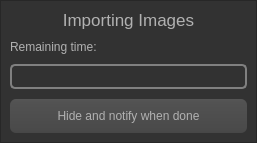
<?xml version="1.0" encoding="UTF-8"?>
<ui version="4.0">
 <class>Dialog</class>
 <widget class="QDialog" name="Dialog">
  <property name="windowModality">
   <enum>Qt::ApplicationModal</enum>
  </property>
  <property name="geometry">
   <rect>
    <x>0</x>
    <y>0</y>
    <width>257</width>
    <height>141</height>
   </rect>
  </property>
  <property name="focusPolicy">
   <enum>Qt::StrongFocus</enum>
  </property>
  <property name="windowTitle">
   <string>Import Settings</string>
  </property>
  <property name="styleSheet">
   <string notr="true">        QToolTip  
         {  
              border: 1px solid black;  
              background-color: #ffa02f;  
              padding: 1px;  
              border-radius: 3px;  
              opacity: 100;  
         }  
           
         QWidget  
         {  
             color: #b1b1b1;  
             background-color: #323232;  
         }  
           
         QWidget:item:hover  
         {  
             background-color:QLinearGradient( x1: 0, y1: 0, x2: 0, y2: 1, stop: 0 #ffa02f, stop: 1 #d7801a);  
             color: #000000;  
         }  
           
         QWidget:item:selected  
         {  
             background-color: QLinearGradient( x1: 0, y1: 0, x2: 0, y2: 1, stop: 0 #ffa02f, stop: 1 #d7801a);  
         }  
           
         QMenuBar::item  
         {  
             background: transparent;  
         }  
           
         QMenuBar::item:selected  
         {  
             background: transparent;  
             border: 1px solid #ffaa00;  
         }  
           
         QMenuBar::item:pressed  
         {  
             background: #444;  
             border: 1px solid #000;  
             background-color: QLinearGradient(  
                 x1:0, y1:0,  
                 x2:0, y2:1,  
                 stop:1 #212121,  
                 stop:0.4 #343434/*,  
                 stop:0.2 #343434,  
                 stop:0.1 #ffaa00*/  
             );  
             margin-bottom:-1px;  
             padding-bottom:1px;  
         }  
           
         QMenu  
         {  
             border: 1px solid #000;  
         }  
           
         QMenu::item  
         {  
             padding: 2px 20px 2px 20px;  
         }  
           
         QMenu::item:selected  
         {  
             color: #000000;  
         }  
           
         QWidget:disabled  
         {  
             color: #404040;  
             background-color: #323232;  
         }  
           
         QAbstractItemView  
         {  
             background-color: QLinearGradient( x1: 0, y1: 0, x2: 0, y2: 1, stop: 0 #4d4d4d, stop: 0.1 #646464, stop: 1 #5d5d5d);  
         }  
           
         QWidget:focus  
         {  
             /*border: 2px solid QLinearGradient( x1: 0, y1: 0, x2: 0, y2: 1, stop: 0 #ffa02f, stop: 1 #d7801a);*/  
         }  
           
         QLineEdit  
         {  
             background-color: QLinearGradient( x1: 0, y1: 0, x2: 0, y2: 1, stop: 0 #4d4d4d, stop: 0 #646464, stop: 1 #5d5d5d);  
             padding: 1px;  
             border-style: solid;  
             border: 1px solid #1e1e1e;  
             border-radius: 5;  
         }  
           
         QPushButton  
         {  
             color: #b1b1b1;  
             background-color: QLinearGradient( x1: 0, y1: 0, x2: 0, y2: 1, stop: 0 #565656, stop: 0.1 #525252, stop: 0.5 #4e4e4e, stop: 0.9 #4a4a4a, stop: 1 #464646);  
             border-width: 1px;  
             border-color: #1e1e1e;  
             border-style: solid;  
             border-radius: 6;  
             padding: 3px;  
             font-size: 12px;  
             padding-left: 5px;  
             padding-right: 5px;  
         }  
           
         QPushButton:pressed  
         {  
             background-color: QLinearGradient( x1: 0, y1: 0, x2: 0, y2: 1, stop: 0 #2d2d2d, stop: 0.1 #2b2b2b, stop: 0.5 #292929, stop: 0.9 #282828, stop: 1 #252525);  
         }  
           
         QComboBox  
         {  
             selection-background-color: #ffaa00;  
             background-color: QLinearGradient( x1: 0, y1: 0, x2: 0, y2: 1, stop: 0 #565656, stop: 0.1 #525252, stop: 0.5 #4e4e4e, stop: 0.9 #4a4a4a, stop: 1 #464646);  
             border-style: solid;  
             border: 1px solid #1e1e1e;  
             border-radius: 5;  
         }  
           
         QComboBox:hover,QPushButton:hover  
         {  
             border: 2px solid QLinearGradient( x1: 0, y1: 0, x2: 0, y2: 1, stop: 0 #ffa02f, stop: 1 #d7801a);  
         }  
           
           
         QComboBox:on  
         {  
             padding-top: 3px;  
             padding-left: 4px;  
             background-color: QLinearGradient( x1: 0, y1: 0, x2: 0, y2: 1, stop: 0 #2d2d2d, stop: 0.1 #2b2b2b, stop: 0.5 #292929, stop: 0.9 #282828, stop: 1 #252525);  
             selection-background-color: #ffaa00;  
         }  
           
         QComboBox QAbstractItemView  
         {  
             border: 2px solid darkgray;  
             selection-background-color: QLinearGradient( x1: 0, y1: 0, x2: 0, y2: 1, stop: 0 #ffa02f, stop: 1 #d7801a);  
         }  
           
         QComboBox::drop-down  
         {  
              subcontrol-origin: padding;  
              subcontrol-position: top right;  
              width: 15px;  
           
              border-left-width: 0px;  
              border-left-color: darkgray;  
              border-left-style: solid; /* just a single line */  
              border-top-right-radius: 3px; /* same radius as the QComboBox */  
              border-bottom-right-radius: 3px;  
          }  
           
         QComboBox::down-arrow  
         {  
              image: url(:/down_arrow.png);  
         }  
           
         QGroupBox:focus  
         {  
         border: 2px solid QLinearGradient( x1: 0, y1: 0, x2: 0, y2: 1, stop: 0 #ffa02f, stop: 1 #d7801a);  
         }  
           
         QTextEdit:focus  
         {  
             border: 2px solid QLinearGradient( x1: 0, y1: 0, x2: 0, y2: 1, stop: 0 #ffa02f, stop: 1 #d7801a);  
         }  
           
         QScrollBar:horizontal {  
              border: 1px solid #222222;  
              background: QLinearGradient( x1: 0, y1: 0, x2: 0, y2: 1, stop: 0.0 #121212, stop: 0.2 #282828, stop: 1 #484848);  
              height: 7px;  
              margin: 0px 16px 0 16px;  
         }  
           
         QScrollBar::handle:horizontal  
         {  
               background: QLinearGradient( x1: 0, y1: 0, x2: 1, y2: 0, stop: 0 #ffa02f, stop: 0.5 #d7801a, stop: 1 #ffa02f);  
               min-height: 20px;  
               border-radius: 2px;  
         }  
           
         QScrollBar::add-line:horizontal {  
               border: 1px solid #1b1b19;  
               border-radius: 2px;  
               background: QLinearGradient( x1: 0, y1: 0, x2: 1, y2: 0, stop: 0 #ffa02f, stop: 1 #d7801a);  
               width: 14px;  
               subcontrol-position: right;  
               subcontrol-origin: margin;  
         }  
           
         QScrollBar::sub-line:horizontal {  
               border: 1px solid #1b1b19;  
               border-radius: 2px;  
               background: QLinearGradient( x1: 0, y1: 0, x2: 1, y2: 0, stop: 0 #ffa02f, stop: 1 #d7801a);  
               width: 14px;  
              subcontrol-position: left;  
              subcontrol-origin: margin;  
         }  
           
         QScrollBar::right-arrow:horizontal, QScrollBar::left-arrow:horizontal  
         {  
               border: 1px solid black;  
               width: 1px;  
               height: 1px;  
               background: white;  
         }  
           
         QScrollBar::add-page:horizontal, QScrollBar::sub-page:horizontal  
         {  
               background: none;  
         }  
           
         QScrollBar:vertical  
         {  
               background: QLinearGradient( x1: 0, y1: 0, x2: 1, y2: 0, stop: 0.0 #121212, stop: 0.2 #282828, stop: 1 #484848);  
               width: 7px;  
               margin: 16px 0 16px 0;  
               border: 1px solid #222222;  
         }  
           
         QScrollBar::handle:vertical  
         {  
               background: QLinearGradient( x1: 0, y1: 0, x2: 0, y2: 1, stop: 0 #ffa02f, stop: 0.5 #d7801a, stop: 1 #ffa02f);  
               min-height: 20px;  
               border-radius: 2px;  
         }  
           
         QScrollBar::add-line:vertical  
         {  
               border: 1px solid #1b1b19;  
               border-radius: 2px;  
               background: QLinearGradient( x1: 0, y1: 0, x2: 0, y2: 1, stop: 0 #ffa02f, stop: 1 #d7801a);  
               height: 14px;  
               subcontrol-position: bottom;  
               subcontrol-origin: margin;  
         }  
           
         QScrollBar::sub-line:vertical  
         {  
               border: 1px solid #1b1b19;  
               border-radius: 2px;  
               background: QLinearGradient( x1: 0, y1: 0, x2: 0, y2: 1, stop: 0 #d7801a, stop: 1 #ffa02f);  
               height: 14px;  
               subcontrol-position: top;  
               subcontrol-origin: margin;  
         }  
           
         QScrollBar::up-arrow:vertical, QScrollBar::down-arrow:vertical  
         {  
               border: 1px solid black;  
               width: 1px;  
               height: 1px;  
               background: white;  
         }  
           
           
         QScrollBar::add-page:vertical, QScrollBar::sub-page:vertical  
         {  
               background: none;  
         }  
           
         QTextEdit  
         {  
             background-color: #242424;  
         }  
           
         QPlainTextEdit  
         {  
             background-color: #242424;  
         }  
           
         QHeaderView::section  
         {  
             background-color: QLinearGradient(x1:0, y1:0, x2:0, y2:1, stop:0 #616161, stop: 0.5 #505050, stop: 0.6 #434343, stop:1 #656565);  
             color: white;  
             padding-left: 4px;  
             border: 1px solid #6c6c6c;  
         }  
           
         QCheckBox:disabled  
         {  
         color: #414141;  
         }  
           
         QDockWidget::title  
         {  
             text-align: center;  
             spacing: 3px; /* spacing between items in the tool bar */  
             background-color: QLinearGradient(x1:0, y1:0, x2:0, y2:1, stop:0 #323232, stop: 0.5 #242424, stop:1 #323232);  
         }  
           
         QDockWidget::close-button, QDockWidget::float-button  
         {  
             text-align: center;  
             spacing: 1px; /* spacing between items in the tool bar */  
             background-color: QLinearGradient(x1:0, y1:0, x2:0, y2:1, stop:0 #323232, stop: 0.5 #242424, stop:1 #323232);  
         }  
           
         QDockWidget::close-button:hover, QDockWidget::float-button:hover  
         {  
             background: #242424;  
         }  
           
         QDockWidget::close-button:pressed, QDockWidget::float-button:pressed  
         {  
             padding: 1px -1px -1px 1px;  
         }  
           
         QMainWindow::separator  
         {  
             background-color: QLinearGradient(x1:0, y1:0, x2:0, y2:1, stop:0 #161616, stop: 0.5 #151515, stop: 0.6 #212121, stop:1 #343434);  
             color: white;  
             padding-left: 4px;  
             border: 1px solid #4c4c4c;  
             spacing: 3px; /* spacing between items in the tool bar */  
         }  
           
         QMainWindow::separator:hover  
         {  
           
             background-color: QLinearGradient(x1:0, y1:0, x2:0, y2:1, stop:0 #d7801a, stop:0.5 #b56c17 stop:1 #ffa02f);  
             color: white;  
             padding-left: 4px;  
             border: 1px solid #6c6c6c;  
             spacing: 3px; /* spacing between items in the tool bar */  
         }  
           
         QToolBar::handle  
         {  
              spacing: 3px; /* spacing between items in the tool bar */  
              background: url(:/images/handle.png);  
         }  
           
         QMenu::separator  
         {  
             height: 2px;  
             background-color: QLinearGradient(x1:0, y1:0, x2:0, y2:1, stop:0 #161616, stop: 0.5 #151515, stop: 0.6 #212121, stop:1 #343434);  
             color: white;  
             padding-left: 4px;  
             margin-left: 10px;  
             margin-right: 5px;  
         }  
           
         QProgressBar  
         {  
             border: 2px solid grey;  
             border-radius: 5px;  
             text-align: center;  
         }  
           
         QProgressBar::chunk  
         {  
             background-color: #d7801a;  
             width: 2.15px;  
             margin: 0.5px;  
         }  
           
         QTabBar::tab {  
             color: #b1b1b1;  
             border: 1px solid #444;  
             border-bottom-style: none;  
             background-color: #323232;  
             padding-left: 10px;  
             padding-right: 10px;  
             padding-top: 3px;  
             padding-bottom: 2px;  
             margin-right: -1px;  
         }  
           
         QTabWidget::pane {  
             border: 1px solid #444;  
             top: 1px;  
         }  
           
         QTabBar::tab:last  
         {  
             margin-right: 0; /* the last selected tab has nothing to overlap with on the right */  
             border-top-right-radius: 3px;  
         }  
           
         QTabBar::tab:first:!selected  
         {  
          margin-left: 0px; /* the last selected tab has nothing to overlap with on the right */  
           
           
             border-top-left-radius: 3px;  
         }  
           
         QTabBar::tab:!selected  
         {  
             color: #b1b1b1;  
             border-bottom-style: solid;  
             margin-top: 3px;  
             background-color: QLinearGradient(x1:0, y1:0, x2:0, y2:1, stop:1 #212121, stop:.4 #1c0009);  
         }  
           
         QTabBar::tab:selected  
         {  
             border-top-left-radius: 3px;  
             border-top-right-radius: 3px;  
             margin-bottom: 0px;  
         }  
           
         QTabBar::tab:!selected:hover  
         {  
             /*border-top: 2px solid #ffaa00;  
             padding-bottom: 3px;*/  
             border-top-left-radius: 3px;  
             border-top-right-radius: 3px;  
             background-color: QLinearGradient(x1:0, y1:0, x2:0, y2:1, stop:1 #212121, stop:0.4 #350012, stop:0.2 #4e001a, stop:0.1 #4e001a);  
         }  
           
         QRadioButton::indicator:checked, QRadioButton::indicator:unchecked{  
             color: #b1b1b1;  
             background-color: #323232;  
             border: 1px solid #b1b1b1;  
             border-radius: 6px;  
         }  
           
         QRadioButton::indicator:checked  
         {  
             background-color: qradialgradient(  
                 cx: 0.5, cy: 0.5,  
                 fx: 0.5, fy: 0.5,  
                 radius: 1.0,  
                 stop: 0.25 #ffaa00,  
                 stop: 0.3 #323232  
             );  
         }  
           
         QCheckBox::indicator{  
             color: #b1b1b1;  
             background-color: #323232;  
             border: 1px solid #b1b1b1;  
             width: 9px;  
             height: 9px;  
         }  
           
         QRadioButton::indicator  
         {  
             border-radius: 6px;  
         }  
           
         QRadioButton::indicator:hover, QCheckBox::indicator:hover  
         {  
             border: 1px solid #ffaa00;  
         }  
           
         QCheckBox::indicator:checked  
         {  
             image:url(:/images/checkbox.png);  
         }  
           
         QCheckBox::indicator:disabled, QRadioButton::indicator:disabled  
         {  
             border: 1px solid #444;  
         }  

         QTableWidget::item {  
              background-color: #FFFFFF  
          }  

         QTabBar::tab { height: 30px; width: 200px; }  
          
         QScrollBar { 
             border: rgba(255, 255, 255,0); 
         } 

         QGroupBox {  
             border: rgba(255, 255, 255,0); 
         }  
         QScrollArea { 
         border: rgba(255, 255, 255,0); 
          }  +     
        QPushButton#Add_mask_btn{
            background-color: #E5E5E5;
        }
        QPushButton#Add_mask_btn:hover{
            border-color: #000000;
            background-color: #CCCCCC;
        }

        QPushButton#Add_mask_btn:checked{
            border-color: #2A828F;
            background-color: #2A828F;
        }
        QPushButton#Delete_selected_btn{
            background-color: #E5E5E5;
        }
        QPushButton#Delete_selected_btn:hover{
            border-color: #000000;
            background-color: #CCCCCC;
        }

        QDockWidget::title{
        background-color: QLinearGradient(x1:0, y1:0, x2:0, y2:1, stop:0 #273232, stop: 0.5 #242424, stop:1 #242424);
        }
        QDockWidget::close-button, QDockWidget::float-button{
        color: #FFFFFF
        background-color:  #273232
        }
        QDockWidget::close-button:hover, QDockWidget::float-button:hover{
        color: #FFFFFF
        background-color:  #273232   
        }

        QSlider::groove{
        background-color: white
        border: 0px solid black
        height: 5px
        border-radius: 1px
        }

        QSlider::handle{
        background-color: white;
        border: 2px solid black; 
        width: 16px; 
        height: 20px; 
        line-height: 20px; 
        margin-top: -10px; 
        margin-bottom: -10px; 
        border-radius: 10px;
        
        }
        QGroupBox {
            border: 1px solid;
            border-color: rgb(20, 20, 20);
            margin-top: 20px;
            border-top-left-radius: 15px;
            border-top-right-radius:15px;
            border-bottom-left-radius: 15px;
            border-bottom-right-radius: 15px;
            background-color: rgb(90, 90, 90);
        }
        QGroupBox::title {
            font-size: 12px;
            border-top-color: rgb(255, 255, 255);
            subcontrol-origin: margin;
            subcontrol-position: top left;
            border-top-left-radius: 15px;
            border-top-right-radius:15px;
            padding: 2px 10px;
            background-color: rgba(255, 255, 255,0);
            color:rgba(255, 255, 255,220);
        }


        QGroupBox::indicator{
        background-color: rgba(0, 170, 127,0);
        color: rgba(85, 255, 0,0);
        }














        </string>
  </property>
  <property name="sizeGripEnabled">
   <bool>false</bool>
  </property>
  <property name="modal">
   <bool>true</bool>
  </property>
  <layout class="QGridLayout" name="gridLayout">
   <property name="leftMargin">
    <number>0</number>
   </property>
   <property name="topMargin">
    <number>0</number>
   </property>
   <property name="rightMargin">
    <number>0</number>
   </property>
   <property name="bottomMargin">
    <number>0</number>
   </property>
   <property name="spacing">
    <number>0</number>
   </property>
   <item row="0" column="0">
    <widget class="QFrame" name="frame">
     <property name="frameShape">
      <enum>QFrame::StyledPanel</enum>
     </property>
     <property name="frameShadow">
      <enum>QFrame::Raised</enum>
     </property>
     <layout class="QGridLayout" name="gridLayout_2">
      <property name="verticalSpacing">
       <number>10</number>
      </property>
      <item row="2" column="0" colspan="2">
       <widget class="QProgressBar" name="progressBar">
        <property name="sizePolicy">
         <sizepolicy hsizetype="Minimum" vsizetype="Minimum">
          <horstretch>0</horstretch>
          <verstretch>0</verstretch>
         </sizepolicy>
        </property>
        <property name="minimumSize">
         <size>
          <width>0</width>
          <height>25</height>
         </size>
        </property>
        <property name="value">
         <number>0</number>
        </property>
        <property name="alignment">
         <set>Qt::AlignLeading|Qt::AlignLeft|Qt::AlignVCenter</set>
        </property>
        <property name="textVisible">
         <bool>false</bool>
        </property>
        <property name="invertedAppearance">
         <bool>false</bool>
        </property>
       </widget>
      </item>
      <item row="0" column="0" colspan="2">
       <widget class="QLabel" name="ImportingLabel">
        <property name="font">
         <font>
          <pointsize>13</pointsize>
         </font>
        </property>
        <property name="text">
         <string>Importing Images</string>
        </property>
        <property name="alignment">
         <set>Qt::AlignCenter</set>
        </property>
       </widget>
      </item>
      <item row="1" column="0" colspan="2">
       <widget class="QLabel" name="RemainingTimeLabel">
        <property name="text">
         <string>Remaining time:</string>
        </property>
       </widget>
      </item>
      <item row="3" column="0" colspan="2">
       <widget class="QPushButton" name="pushButton">
        <property name="sizePolicy">
         <sizepolicy hsizetype="Minimum" vsizetype="Minimum">
          <horstretch>0</horstretch>
          <verstretch>0</verstretch>
         </sizepolicy>
        </property>
        <property name="minimumSize">
         <size>
          <width>0</width>
          <height>34</height>
         </size>
        </property>
        <property name="styleSheet">
         <string notr="true">border:0px solid;
font: 13pt &quot;Lato&quot;;</string>
        </property>
        <property name="text">
         <string>Hide and notify when done</string>
        </property>
       </widget>
      </item>
     </layout>
    </widget>
   </item>
  </layout>
 </widget>
 <resources/>
 <connections/>
</ui>
